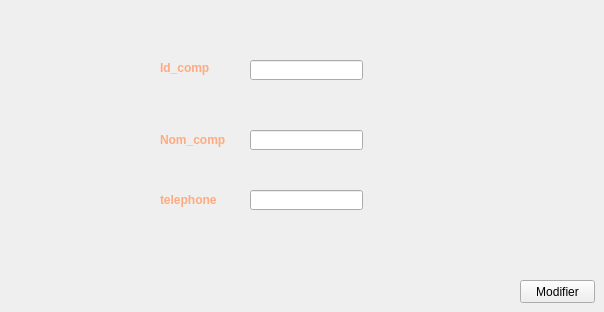
   <widget class="QWidget" name="tab_9">
    <attribute name="title">
     <string>modifer</string>
    </attribute>
    <widget class="QLineEdit" name="lineEdit_id_4">
     <property name="geometry">
      <rect>
       <x>250</x>
       <y>60</y>
       <width>113</width>
       <height>20</height>
      </rect>
     </property>
    </widget>
    <widget class="QLineEdit" name="lineEdit_id_5">
     <property name="geometry">
      <rect>
       <x>250</x>
       <y>130</y>
       <width>113</width>
       <height>20</height>
      </rect>
     </property>
    </widget>
    <widget class="QLineEdit" name="lineEdit_id_6">
     <property name="geometry">
      <rect>
       <x>250</x>
       <y>190</y>
       <width>113</width>
       <height>20</height>
      </rect>
     </property>
    </widget>
    <widget class="QPushButton" name="pushButton">
     <property name="geometry">
      <rect>
       <x>520</x>
       <y>280</y>
       <width>75</width>
       <height>23</height>
      </rect>
     </property>
     <property name="text">
      <string>Modifier</string>
     </property>
    </widget>
    <widget class="QLabel" name="label_12">
     <property name="geometry">
      <rect>
       <x>160</x>
       <y>60</y>
       <width>61</width>
       <height>16</height>
      </rect>
     </property>
     <property name="text">
      <string>&lt;html&gt;&lt;head/&gt;&lt;body&gt;&lt;p&gt;&lt;span style=&quot; font-weight:600; color:#ffaa7f;&quot;&gt;Id_comp&lt;/span&gt;&lt;/p&gt;&lt;/body&gt;&lt;/html&gt;</string>
     </property>
    </widget>
    <widget class="QLabel" name="label_13">
     <property name="geometry">
      <rect>
       <x>160</x>
       <y>130</y>
       <width>81</width>
       <height>21</height>
      </rect>
     </property>
     <property name="text">
      <string>&lt;html&gt;&lt;head/&gt;&lt;body&gt;&lt;p&gt;&lt;span style=&quot; font-weight:600; color:#ffaa7f;&quot;&gt;Nom_comp&lt;/span&gt;&lt;/p&gt;&lt;/body&gt;&lt;/html&gt;</string>
     </property>
    </widget>
    <widget class="QLabel" name="label_14">
     <property name="geometry">
      <rect>
       <x>160</x>
       <y>190</y>
       <width>81</width>
       <height>21</height>
      </rect>
     </property>
     <property name="text">
      <string>&lt;html&gt;&lt;head/&gt;&lt;body&gt;&lt;p&gt;&lt;span style=&quot; font-weight:600; color:#ffaa7f;&quot;&gt;telephone&lt;/span&gt;&lt;/p&gt;&lt;/body&gt;&lt;/html&gt;</string>
     </property>
    </widget>
   </widget>
